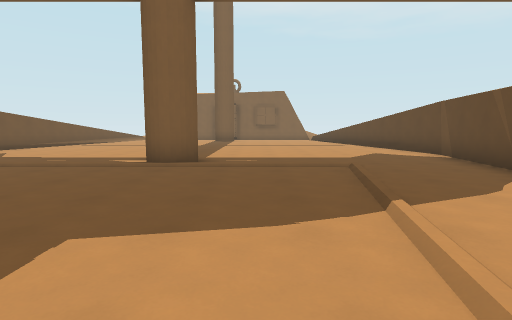
view 1 (above)

17 first-person views from a walk through a level from a Godot 3-D game. The camera is 1.4 m above the floor, tilts 6° down and sees 80° across. The floor is counted in squares, 2 m on a side. Each view is taken from the middle of a square. On the plan, view 1 faces up. The plan holds only what a view shows up to about 10 squares ahead; the rest is blank. The place goes on beyond the plan.

view 2
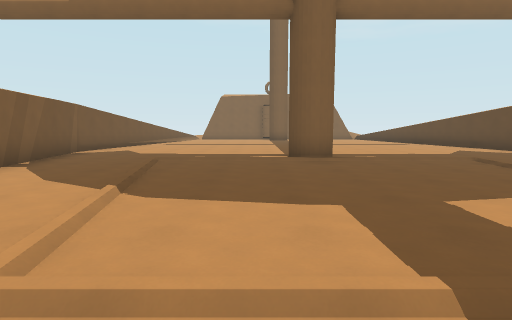

view 3
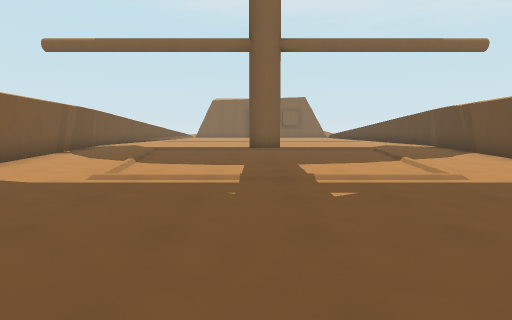

view 4
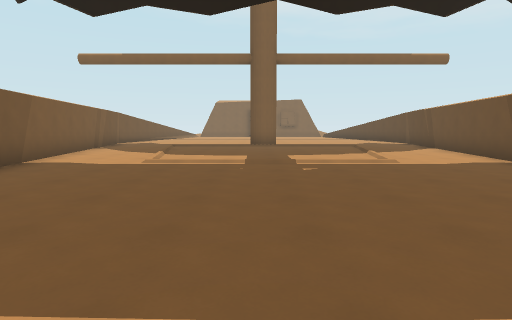

view 5
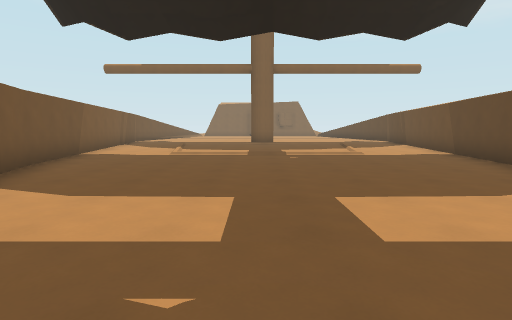

view 6
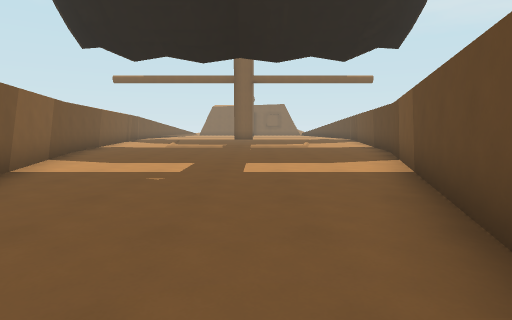

view 7
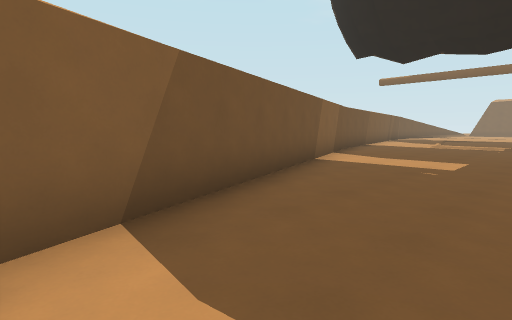

view 8
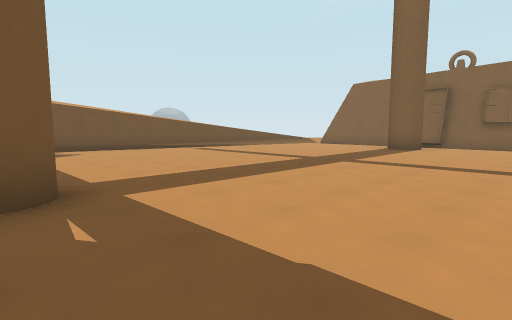

view 9
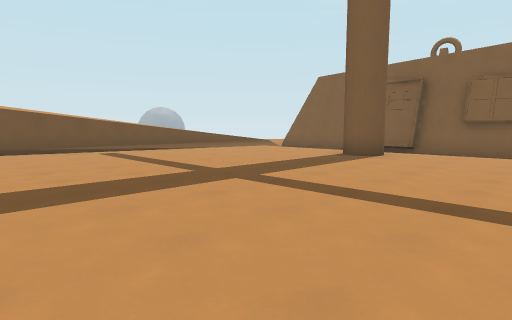

view 10
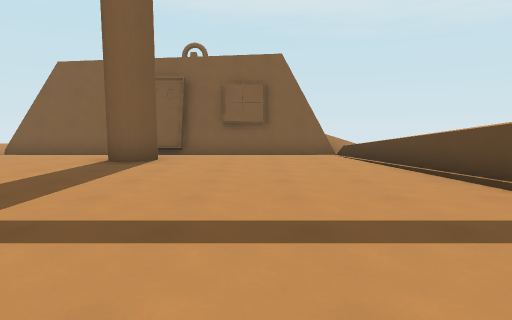

view 11
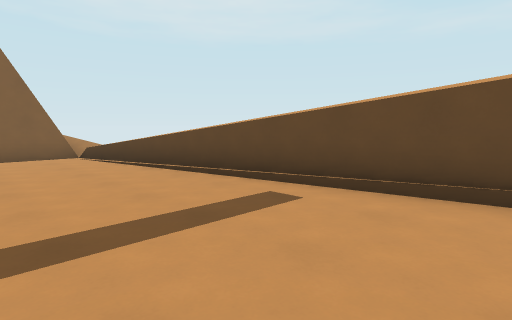

view 12
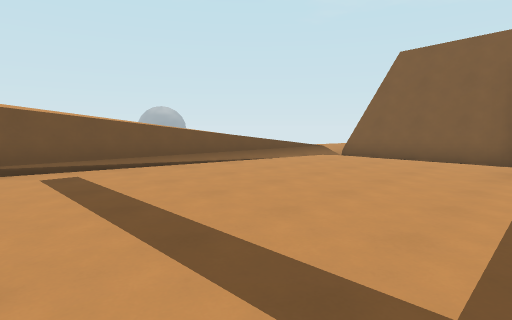

view 13
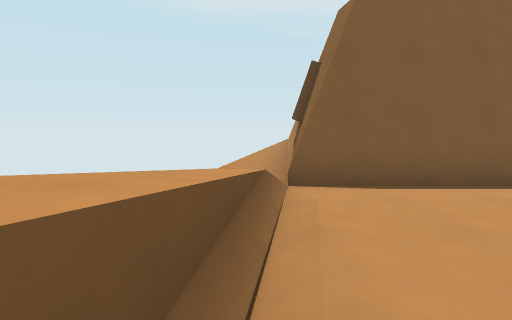

view 14
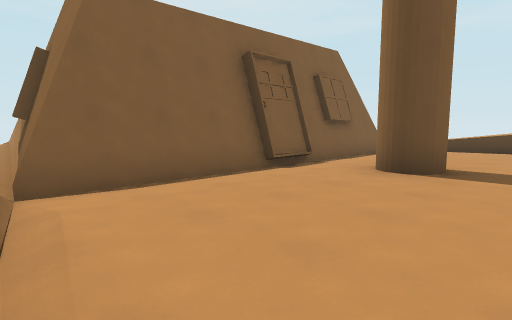

view 15
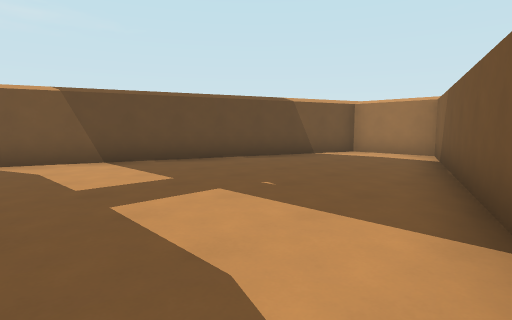

view 16
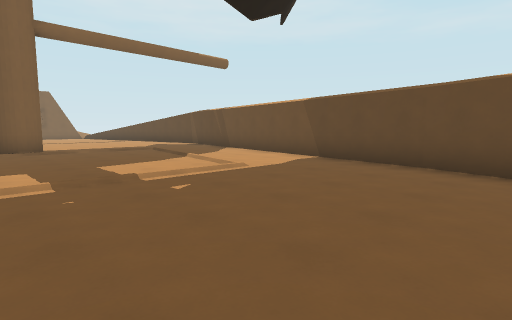

view 17
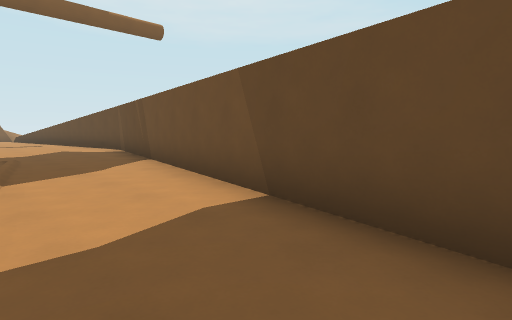

### Floor plan
Key: @ floor where view 1 was taken; # wall or solid block; x gap in a wall; . floor; / step, stairs or slope; = window, fence, low wall or low ledge; ^ raised ledge.
Columns run from 9 left of view 1 to 5 right of it. Each row starts with its distance up from view 1.
 22   ^#
 21   ^#
 20   ^#   ##
 19   ^////#/////x
 18   ^..........
 17  ^^....#.....=
 16  #^..........=
 15  =...........=
 14  #...........#
 13  #...........#
 12  #...........##
 11  #............#
 10  #............#
  9 ##............#
  8 #.............#
  7 ##............#
  6  #.....#.....##
  5  #../........#
  4  #../........#
  3  #../...../..#
  2  ##......./..#
  1   #../..../..#
  0   #..////@/..#
 -1   #.........#
 -2   #.........#
 -3   ##........#
 -4    #........#
 -5    #.......#
 -6    ##......#
 -7     #......#
 -8     #.....#
 -9     ##....#
-10      #....#
-11      #...##
-12      ##..#
-13       ####

Where each view was taken, in squares from view 1:
view 1: 0 up, 0 right, facing up
view 2: 1 down, 3 left, facing up
view 3: 4 down, 2 left, facing up
view 4: 6 down, 2 left, facing up
view 5: 8 down, 2 left, facing up
view 6: 11 down, 1 left, facing up
view 7: 12 down, 1 left, facing up-left
view 8: 6 up, 2 right, facing up-left
view 9: 9 up, 2 right, facing up-left
view 10: 10 up, 1 right, facing up
view 11: 10 up, 1 right, facing up-right
view 12: 11 up, 2 left, facing up-left
view 13: 15 up, 7 left, facing up
view 14: 15 up, 7 left, facing up-right
view 15: 4 down, 5 left, facing down-right
view 16: 4 down, 3 left, facing up-right
view 17: 2 down, 1 right, facing up-right
